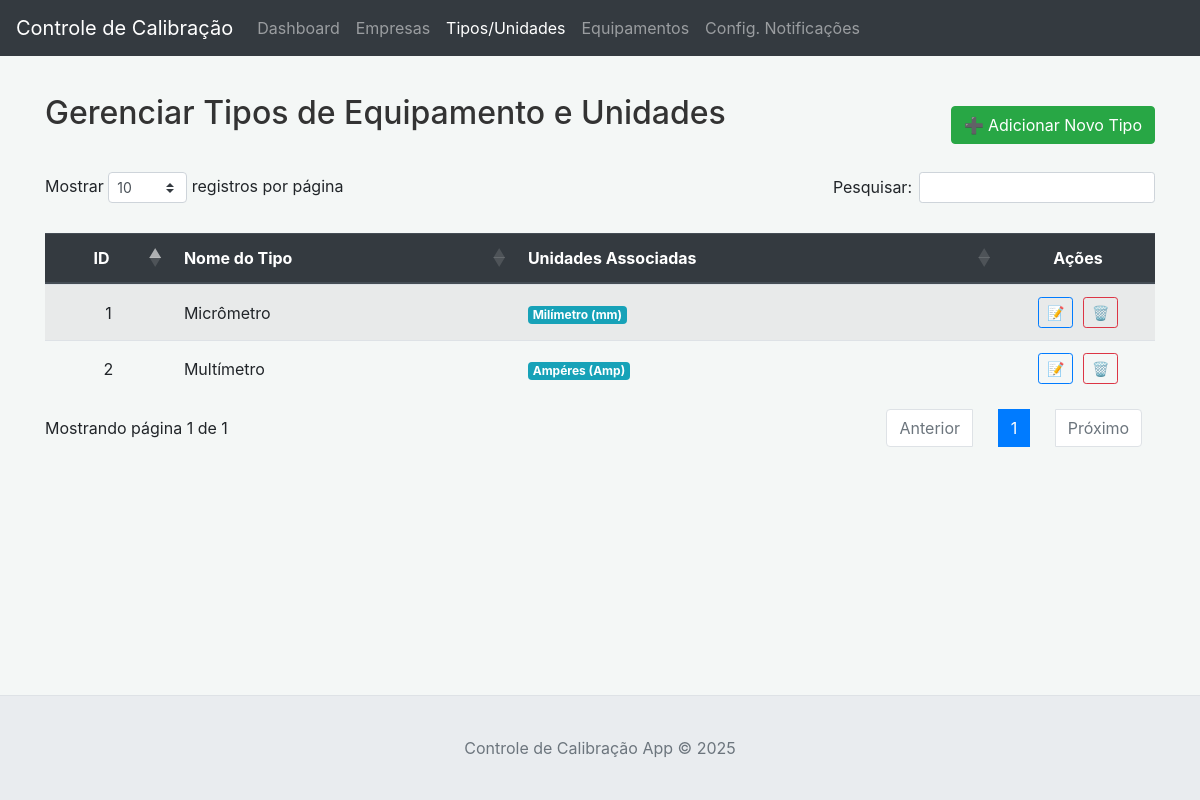
The page /tipos on the database as committed earlier.
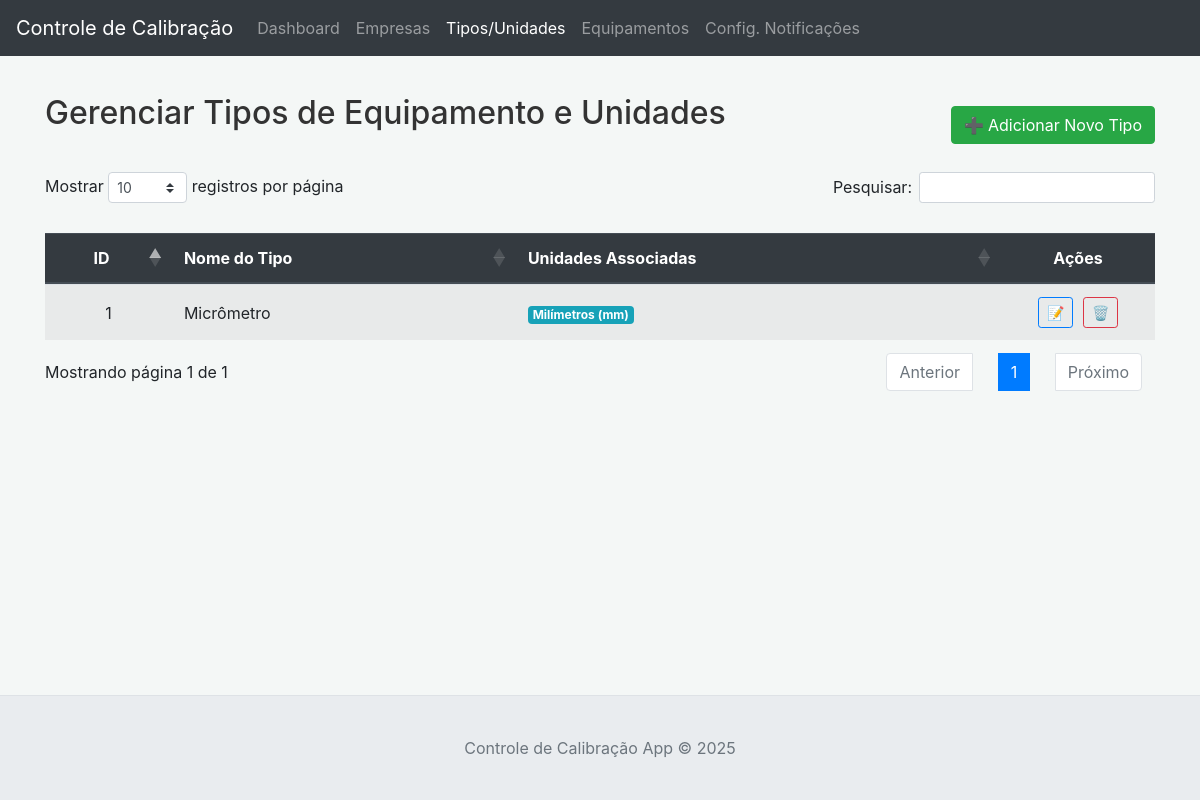
The same page on the database as committed later.
### tables this page shows
CREATE TABLE tipos_equipamento (
                id INTEGER PRIMARY KEY AUTOINCREMENT, nome_tipo TEXT NOT NULL UNIQUE
            );

CREATE TABLE unidades_medida_config (
                id INTEGER PRIMARY KEY AUTOINCREMENT, tipo_equipamento_id INTEGER NOT NULL,
                nome_unidade TEXT NOT NULL, simbolo_unidade TEXT,
                FOREIGN KEY (tipo_equipamento_id) REFERENCES tipos_equipamento (id) ON DELETE CASCADE,
                UNIQUE (tipo_equipamento_id, nome_unidade)
            );

### app.py (the view)
@app.route('/tipos', methods=['GET'])
def gerenciar_tipos():
    tipos_raw = db.fetch_all_tipos_equipamento()
    tipos_com_unidades = []
    if tipos_raw:
        for tipo_row in tipos_raw:
            tipo = dict(tipo_row)
            tipo['unidades'] = [dict(u_row) for u_row in db.fetch_unidades_by_tipo_id(tipo['id'])]
            tipos_com_unidades.append(tipo)
    return render_template('gerenciar_tipos.html', tipos=tipos_com_unidades)

### app.py (called while the page is built)
@app.context_processor
def inject_utilities():
    return {'now': datetime.datetime.now(datetime.timezone.utc), 'format_date': utils.format_date_for_display}

### database.py (called while the page is built)
    def _get_conn(self):
        db_dir_path = os.path.dirname(self.db_path)
        if db_dir_path and not os.path.exists(db_dir_path):
            try:
                os.makedirs(db_dir_path, exist_ok=True)
                print(f"INFO: Diretório do banco de dados criado: {db_dir_path}")
            except OSError as e:
                print(f"AVISO: Não foi possível criar o diretório do banco de dados {db_dir_path}. Erro: {e}")
        conn = sqlite3.connect(self.db_path)
        conn.row_factory = sqlite3.Row
        return conn

    def fetch_all_tipos_equipamento(self):
        return self.execute_query("SELECT id, nome_tipo FROM tipos_equipamento ORDER BY nome_tipo", fetch_all=True) or []

    def fetch_unidades_by_tipo_id(self, tipo_equip_id):
        if tipo_equip_id is None:
            return []
        return self.execute_query("SELECT id, nome_unidade, simbolo_unidade FROM unidades_medida_config WHERE tipo_equipamento_id = ? ORDER BY nome_unidade", (tipo_equip_id,), fetch_all=True) or []

### templates/gerenciar_tipos.html (shortened to what this page needs)
{% extends "base.html" %}
{% block content %}
<div class="d-flex justify-content-between align-items-center mb-3">
    <h2>Gerenciar Tipos de Equipamento e Unidades</h2>
    <button type="button" class="btn btn-success" data-toggle="modal" data-target="#tipoModal" id="btnAdicionarNovoTipo">
        ➕ Adicionar Novo Tipo
    </button>
</div>
{% if tipos %}
<div class="table-responsive">
    <table class="table table-striped table-hover" id="tabelaTipos">
        <thead class="thead-dark">
            <tr>
                <th>ID</th>
                <th>Nome do Tipo</th>
                <th>Unidades Associadas</th>
                <th>Ações</th>
            </tr>
        </thead>
        <tbody>
            {% for tipo in tipos %}
            <tr>
                <td>{{ tipo.id }}</td>
                <td>{{ tipo.nome_tipo }}</td>
                <td>
                    {% if tipo.unidades %}
                        {% for unidade in tipo.unidades %}
                            <span class="badge badge-info mr-1">{{ unidade.nome_unidade }} ({{ unidade.simbolo_unidade or 'N/S' }})</span>
                        {% endfor %}
                    {% else %}
                        <span class="text-muted">Nenhuma</span>
                    {% endif %}
                </td>
                <td class="action-buttons">
                    <button type="button" class="btn btn-sm btn-outline-primary btn-edit-tipo"
                            data-toggle="modal" data-target="#tipoModal"
                            data-tipo-id="{{ tipo.id }}" title="Editar Tipo e Unidades">📝</button>
                    <form action="{{ url_for('excluir_tipo', tipo_id=tipo.id) }}" method="POST" style="display:inline;" onsubmit="return confirm('Tem certeza que deseja excluir este tipo e todas as suas unidades associadas? Equipamentos que usam este tipo terão o campo \"Tipo\" zerado.');">
                        <button type="submit" class="btn btn-sm btn-outline-danger" title="Excluir Tipo">🗑️</button>
                    </form>
                </td>
            </tr>
            {% endfor %}
        </tbody>
    </table>
</div>
{% else %}
<div class="alert alert-info">
    Nenhum tipo de equipamento cadastrado.
</div>
{% endif %}
{% endblock %}

Rows that differ between the two databases and show on the page:
removed tipos_equipamento: id "2", nome_tipo "Multímetro"
removed unidades_medida_config: nome_unidade "Ampéres", simbolo_unidade "Amp", shown under "2"
changed unidades_medida_config "mm": nome_unidade "Milímetro" → "Milímetros"
